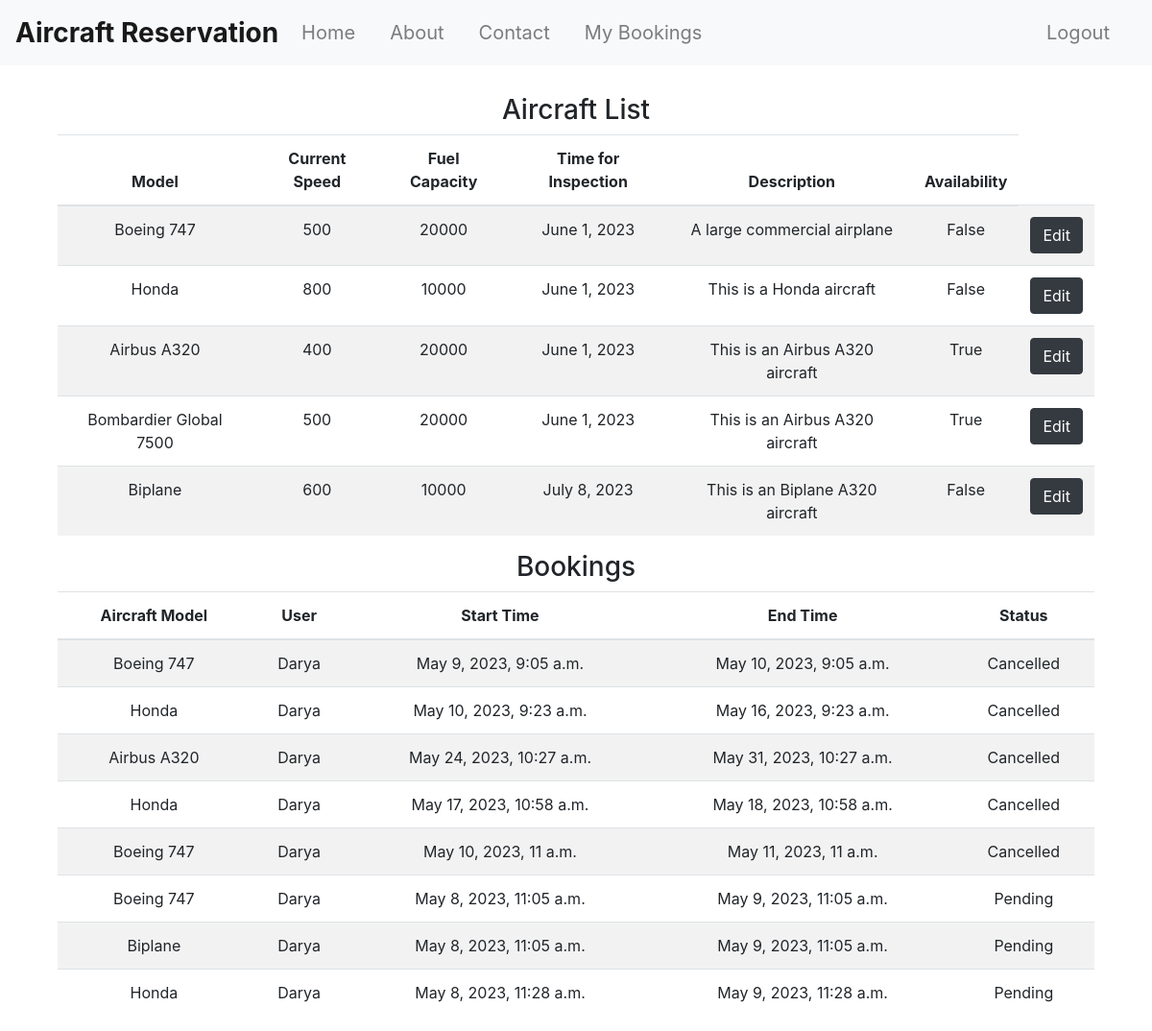
Screenshot of /engineer/ (signed in) with the database file from the repository.
### reservation/models.py (models this page shows)
class Aircraft(models.Model):
    id = models.BigAutoField(primary_key=True)
    currentSpeed = models.IntegerField()
    model = models.CharField(max_length = 50)
    fuelCapacity = models.IntegerField()
    timeForInspection = models.DateField()
    description = models.CharField(max_length=500, blank=True)
    image = models.ImageField(upload_to='static/Aircrafts_img/', blank=True, null=True)
    availability = models.BooleanField()
    country = models.CharField(max_length=100,default='Unknown')

class Booking(models.Model):
    STATUS_CHOICES = [
        ('Pending', 'Pending'),
        ('Confirmed', 'Confirmed'),
        ('Cancelled', 'Cancelled'),
    ]
    aircraft = models.ForeignKey(Aircraft, on_delete=models.CASCADE)
    user = models.ForeignKey(User, on_delete=models.CASCADE)
    start_time = models.DateTimeField()
    end_time = models.DateTimeField()
    status = models.CharField(max_length=10, choices=STATUS_CHOICES, default='Pending')

### accounts/models.py (models this page shows, shortened)
class User(AbstractUser):
    id = models.AutoField(primary_key=True)
    is_user = models.BooleanField(default=False)
    is_engineer = models.BooleanField(default=False)
    is_admin = models.BooleanField(default=False)
    class Meta:
        pass

### reservation/views.py (the view)
# urls.py: path('engineer/', views.EngineerDashboard, name='engineer'),
@login_required
def EngineerDashboard(request):
    if request.method == 'GET':
        aircrafts = Aircraft.objects.order_by('timeForInspection')
        booking = Booking.objects.all()
        return render(request,'engineer/engineer.html', {'aircrafts': aircrafts , "booking_list":booking })

### templates/engineer/engineer.html (shortened to what this page needs)
{% extends 'base.html' %}
{% block content %}
  <div class="container text-center">
    <div class="row">
      <div class="col">
        <h3>Aircraft List</h3>
        <table class="table table-striped">
          <thead>
            <tr>
              <th>Model</th>
              <th>Current Speed</th>
              <th>Fuel Capacity</th>
              <th>Time for Inspection</th>
              <th>Description</th>
              <th>Availability</th>
            </tr>
          </thead>
          <tbody>
            {% for aircraft in aircrafts %}
            <tr>
              <td>{{ aircraft.model }}</td>
              <td>{{ aircraft.currentSpeed }}</td>
              <td>{{ aircraft.fuelCapacity }}</td>
              <td>{{ aircraft.timeForInspection }}</td>
              <td>{{ aircraft.description }}</td>
              <td>{{ aircraft.availability }}</td>
              <td>
                <button type="button" class="btn btn-dark">Edit</button>
              </td>
            </tr>
            {% endfor %}
          </tbody>
        </table>
      </div>
      <div class="col">
        <h3>Bookings</h3>
        <table class="table table-striped">
          <thead>
            <tr>
              <th>Aircraft Model</th>
              <th>User</th>
              <th>Start Time</th>
              <th>End Time</th>
              <th>Status</th>
            </tr>
          </thead>
          <tbody>
            {% for booking in booking_list %}
            <tr>
              <td>{{ booking.aircraft.model }}</td>
              <td>{{ booking.user.username }}</td>
              <td>{{ booking.start_time }}</td>
              <td>{{ booking.end_time }}</td>
              <td>{{ booking.status }}</td>
            </tr>
            {% endfor %}
          </tbody>
        </table>
      </div>
    </div>
  </div>
  {% endblock %}

### rows the page displays
Aircraft: model "Boeing 747", currentSpeed "500", fuelCapacity "20000", timeForInspection "June 1, 2023", description "A large commercial airplane", availability "False"
Aircraft: model "Honda", currentSpeed "800", fuelCapacity "10000", timeForInspection "June 1, 2023", description "This is a Honda aircraft", availability "False"
Aircraft: model "Airbus A320", currentSpeed "400", fuelCapacity "20000", timeForInspection "June 1, 2023", description "This is an Airbus A320 aircraft", availability "True"
Aircraft: model "Bombardier Global 7500", currentSpeed "500", fuelCapacity "20000", timeForInspection "June 1, 2023", description "This is an Airbus A320 aircraft", availability "True"
Aircraft: model "Biplane", currentSpeed "600", fuelCapacity "10000", timeForInspection "July 8, 2023", description "This is an Biplane A320 aircraft", availability "False"
Booking: aircraft.model "Boeing 747", user.username "Darya", start_time "May 9, 2023, 9:05 a.m.", end_time "May 10, 2023, 9:05 a.m.", status "Cancelled"
Booking: aircraft.model "Honda", user.username "Darya", start_time "May 10, 2023, 9:23 a.m.", end_time "May 16, 2023, 9:23 a.m.", status "Cancelled"
Booking: aircraft.model "Airbus A320", user.username "Darya", start_time "May 24, 2023, 10:27 a.m.", end_time "May 31, 2023, 10:27 a.m.", status "Cancelled"
Booking: aircraft.model "Honda", user.username "Darya", start_time "May 17, 2023, 10:58 a.m.", end_time "May 18, 2023, 10:58 a.m.", status "Cancelled"
Booking: aircraft.model "Boeing 747", user.username "Darya", start_time "May 10, 2023, 11 a.m.", end_time "May 11, 2023, 11 a.m.", status "Cancelled"
Booking: aircraft.model "Boeing 747", user.username "Darya", start_time "May 8, 2023, 11:05 a.m.", end_time "May 9, 2023, 11:05 a.m.", status "Pending"
Booking: aircraft.model "Biplane", user.username "Darya", start_time "May 8, 2023, 11:05 a.m.", end_time "May 9, 2023, 11:05 a.m.", status "Pending"
Booking: aircraft.model "Honda", user.username "Darya", start_time "May 8, 2023, 11:28 a.m.", end_time "May 9, 2023, 11:28 a.m.", status "Pending"
